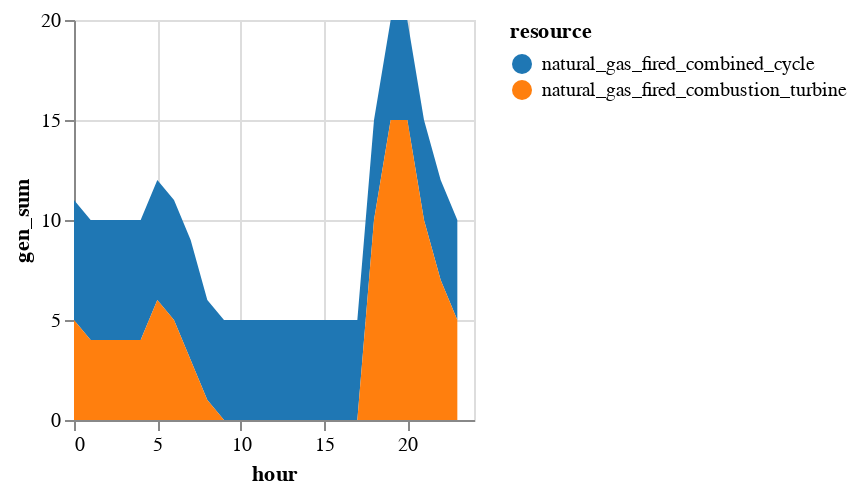

Notebook source saved alongside this figure:
### Markdown cell above
We can now see that the need to maintain reserve requirements leads to greater commitment of natural gas units throughout the day. The addition of CCGTs and GTs to meet reserve requirements leads to greater curtailment of wind and solar in the afternoon hours. We also see more CT units committed during the morning ramp as well as the afternoon hours to help provide reserves.

### Code cell
sol_commit = innerjoin(solution.commit, 
                    gen_df[!, [:r_id, :resource]], 
                    on = :r_id)
sol_commit = combine(groupby(sol_commit, [:resource, :hour]), 
            :gen => sum)
sol_commit.hour = sol_commit.hour .- T_period[1]

sol_commit |>
@vlplot(:area, 
    x=:hour, y={:gen_sum, stack=:zero}, 
    color={"resource:n", scale={scheme="category10"}})

### Figure 1 — Vega specification as saved in the notebook (floating-point values rounded to 4 significant figures)
{"$schema": "https://vega.github.io/schema/vega/v5.json", "axes": [{"aria": false, "domain": false, "grid": true, "gridScale": "y", "labels": false, "maxExtent": 0, "minExtent": 0, "orient": "bottom", "scale": "x", "tickCount": {"signal": "ceil(width/40)"}, "ticks": false, "zindex": 0}, {"aria": false, "domain": false, "grid": true, "gridScale": "x", "labels": false, "maxExtent": 0, "minExtent": 0, "orient": "left", "scale": "y", "tickCount": {"signal": "ceil(height/40)"}, "ticks": false, "zindex": 0}, {"grid": false, "labelFlush": true, "labelOverlap": true, "orient": "bottom", "scale": "x", "tickCount": {"signal": "ceil(width/40)"}, "title": "hour", "zindex": 0}, {"grid": false, "labelOverlap": true, "orient": "left", "scale": "y", "tickCount": {"signal": "ceil(height/40)"}, "title": "gen_sum", "zindex": 0}], "background": "white", "data": [{"name": "source_0", "values": [{"gen_sum": 6, "hour": 0, "resource": "natural_gas_fired_combined_cycle"}, {"gen_sum": 5, "hour": 0, "resource": "natural_gas_fired_combustion_turbine"}, {"gen_sum": 6, "hour": 1, "resource": "natural_gas_fired_combined_cycle"}, {"gen_sum": 4, "hour": 1, "resource": "natural_gas_fired_combustion_turbine"}, {"gen_sum": 6, "hour": 2, "resource": "natural_gas_fired_combined_cycle"}, {"gen_sum": 4, "hour": 2, "resource": "natural_gas_fired_combustion_turbine"}, {"gen_sum": 6, "hour": 3, "resource": "natural_gas_fired_combined_cycle"}, {"gen_sum": 4, "hour": 3, "resource": "natural_gas_fired_combustion_turbine"}, {"gen_sum": 6, "hour": 4, "resource": "natural_gas_fired_combined_cycle"}, {"gen_sum": 4, "hour": 4, "resource": "natural_gas_fired_combustion_turbine"}, {"gen_sum": 6, "hour": 5, "resource": "natural_gas_fired_combined_cycle"}, {"gen_sum": 6, "hour": 5, "resource": "natural_gas_fired_combustion_turbine"}, {"gen_sum": 6, "hour": 6, "resource": "natural_gas_fired_combined_cycle"}, {"gen_sum": 5, "hour": 6, "resource": "natural_gas_fired_combustion_turbine"}, {"gen_sum": 6, "hour": 7, "resource": "natural_gas_fired_combined_cycle"}, {"gen_sum": 3, "hour": 7, "resource": "natural_gas_fired_combustion_turbine"}, {"gen_sum": 5, "hour": 8, "resource": "natural_gas_fired_combined_cycle"}, {"gen_sum": 1, "hour": 8, "resource": "natural_gas_fired_combustion_turbine"}, {"gen_sum": 5, "hour": 9, "resource": "natural_gas_fired_combined_cycle"}, {"gen_sum": 0, "hour": 9, "resource": "natural_gas_fired_combustion_turbine"}, {"gen_sum": 5, "hour": 10, "resource": "natural_gas_fired_combined_cycle"}, {"gen_sum": 0, "hour": 10, "resource": "natural_gas_fired_combustion_turbine"}, {"gen_sum": 5, "hour": 11, "resource": "natural_gas_fired_combined_cycle"}, {"gen_sum": 0, "hour": 11, "resource": "natural_gas_fired_combustion_turbine"}, {"gen_sum": 5, "hour": 12, "resource": "natural_gas_fired_combined_cycle"}, {"gen_sum": 0, "hour": 12, "resource": "natural_gas_fired_combustion_turbine"}, {"gen_sum": 5, "hour": 13, "resource": "natural_gas_fired_combined_cycle"}, {"gen_sum": 0, "hour": 13, "resource": "natural_gas_fired_combustion_turbine"}, {"gen_sum": 5, "hour": 14, "resource": "natural_gas_fired_combined_cycle"}, {"gen_sum": 0, "hour": 14, "resource": "natural_gas_fired_combustion_turbine"}, {"gen_sum": 5, "hour": 15, "resource": "natural_gas_fired_combined_cycle"}, {"gen_sum": 0, "hour": 15, "resource": "natural_gas_fired_combustion_turbine"}, {"gen_sum": 5, "hour": 16, "resource": "natural_gas_fired_combined_cycle"}, {"gen_sum": 0, "hour": 16, "resource": "natural_gas_fired_combustion_turbine"}, {"gen_sum": 5, "hour": 17, "resource": "natural_gas_fired_combined_cycle"}, {"gen_sum": 0, "hour": 17, "resource": "natural_gas_fired_combustion_turbine"}, {"gen_sum": 5, "hour": 18, "resource": "natural_gas_fired_combined_cycle"}, {"gen_sum": 10, "hour": 18, "resource": "natural_gas_fired_combustion_turbine"}, {"gen_sum": 5, "hour": 19, "resource": "natural_gas_fired_combined_cycle"}, {"gen_sum": 15, "hour": 19, "resource": "natural_gas_fired_combustion_turbine"}, {"gen_sum": 5, "hour": 20, "resource": "natural_gas_fired_combined_cycle"}, {"gen_sum": 15, "hour": 20, "resource": "natural_gas_fired_combustion_turbine"}, {"gen_sum": 5, "hour": 21, "resource": "natural_gas_fired_combined_cycle"}, {"gen_sum": 10, "hour": 21, "resource": "natural_gas_fired_combustion_turbine"}, {"gen_sum": 5, "hour": 22, "resource": "natural_gas_fired_combined_cycle"}, {"gen_sum": 7, "hour": 22, "resource": "natural_gas_fired_combustion_turbine"}, {"gen_sum": 5, "hour": 23, "resource": "natural_gas_fired_combined_cycle"}, {"gen_sum": 5, "hour": 23, "resource": "natural_gas_fired_combustion_turbine"}]}, {"name": "data_0", "source": "source_0", "transform": [{"as": "hour", "expr": "toNumber(datum[\"hour\"])", "type": "formula"}, {"field": "gen_sum", "groupby": ["resource"], "key": "hour", "method": "value", "type": "impute", "value": 0}, {"as": ["gen_sum_start", "gen_sum_end"], "field": "gen_sum", "groupby": ["hour"], "offset": "zero", "sort": {"field": ["resource"], "order": ["descending"]}, "type": "stack"}]}], "height": 200, "legends": [{"fill": "color", "symbolType": "circle", "title": "resource"}], "marks": [{"encode": {"update": {"height": {"field": {"group": "height"}}, "width": {"field": {"group": "width"}}}}, "from": {"facet": {"data": "data_0", "groupby": ["resource"], "name": "faceted_path_main"}}, "marks": [{"encode": {"update": {"defined": {"signal": "isValid(datum[\"hour\"]) && isFinite(+datum[\"hour\"]) && isValid(datum[\"gen_sum\"]) && isFinite(+datum[\"gen_sum\"])"}, "description": {"signal": "\"hour: \" + (format(datum[\"hour\"], \"\")) + \"; gen_sum: \" + (format(datum[\"gen_sum\"], \"\")) + \"; resource: \" + (isValid(datum[\"resource\"]) ? datum[\"resource\"] : \"\"+datum[\"resource\"])"}, "fill": {"field": "resource", "scale": "color"}, "orient": {"value": "vertical"}, "x": {"field": "hour", "scale": "x"}, "y": {"field": "gen_sum_end", "scale": "y"}, "y2": {"field": "gen_sum_start", "scale": "y"}}}, "from": {"data": "faceted_path_main"}, "name": "marks", "sort": {"field": "datum[\"hour\"]"}, "style": ["area"], "type": "area"}], "name": "pathgroup", "type": "group"}], "padding": 5, "scales": [{"domain": {"data": "data_0", "field": "hour"}, "name": "x", "nice": true, "range": [0, {"signal": "width"}], "type": "linear", "zero": false}, {"domain": {"data": "data_0", "fields": ["gen_sum_start", "gen_sum_end"]}, "name": "y", "nice": true, "range": [{"signal": "height"}, 0], "type": "linear", "zero": true}, {"domain": {"data": "data_0", "field": "resource", "sort": true}, "name": "color", "range": {"scheme": "category10"}, "type": "ordinal"}], "style": "cell", "width": 200}
